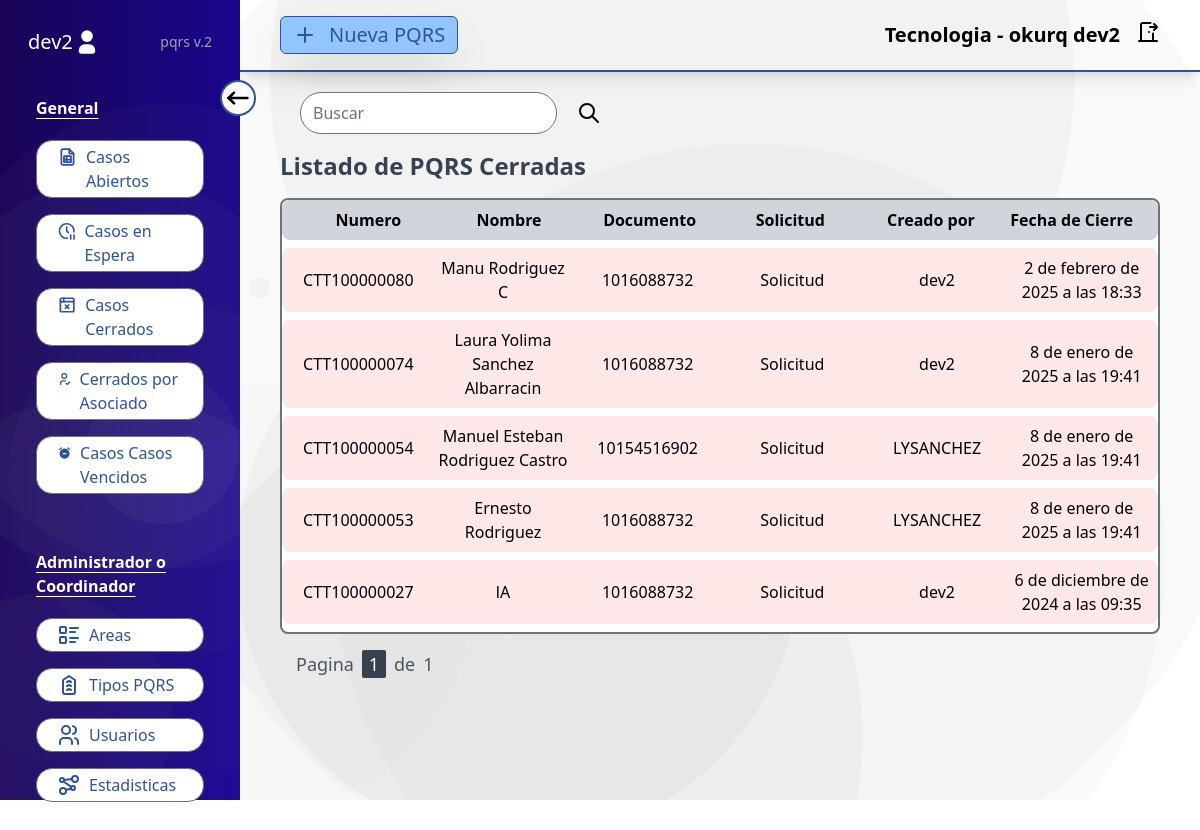
/pqrs-cerradas/ (signed in), run on an earlier commit of the app's database.
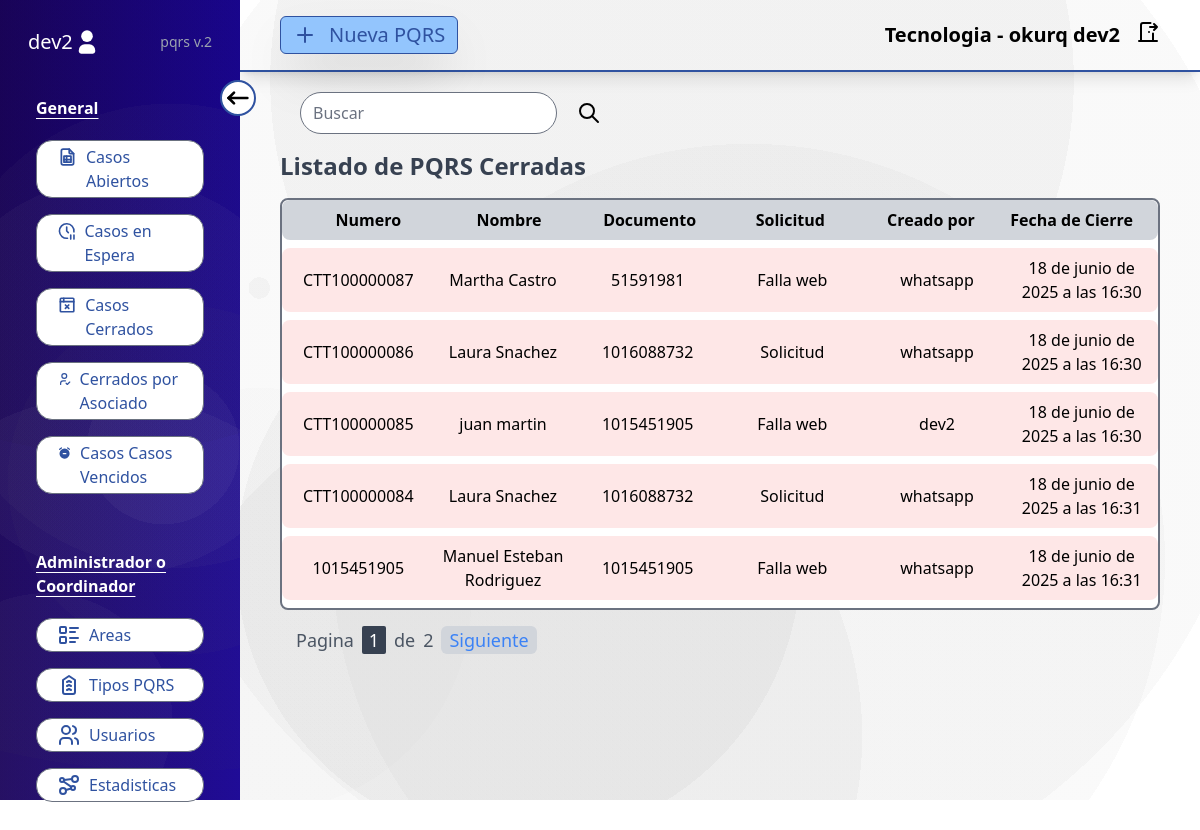
And on a later commit of the database.
### users/models.py (models this page shows, shortened)
class PQRS(models.Model):
    num = models.CharField(max_length=20, null=True, blank=True, unique=True)
    typePQRS = models.ForeignKey(TypesPQRS, on_delete=models.CASCADE)
    areas = models.CharField(max_length=1000, null=True, blank=True)
    name = models.CharField(max_length=200)
    asociado = models.IntegerField()
    email = models.EmailField()
    phone = models.IntegerField()
    description = models.CharField(max_length=1000)
    created = models.DateTimeField(auto_now_add=True)
    timeResponse = models.DateTimeField(null=True, blank=True)
    userCreated = models.CharField(max_length=100)
    status = models.CharField(max_length=100, default="Open")
    close_by = models.CharField(max_length=100, null=True, blank=True)
    closed = models.DateTimeField(null=True, blank=True)
    dateResponse = models.DateTimeField(null=True, blank=True)
    tokenControl = models.CharField(max_length=100, null=True, blank=True)
    objects = PQRSManager()
    def save(self, *args, **kwargs):
        if self.typePQRS and not self.timeResponse:
            dateEnd = datetime.now() + timedelta(hours=self.typePQRS.timeExecute)
            self.timeResponse = timezone.make_aware(dateEnd, timezone.get_current_timezone())
            name_pqrs = self.typePQRS.area_redirect
            setName = str(name_pqrs)
            self.areas = setName
        if not self.num:
            super().save(*args, **kwargs)
            self.num = f"CTT10{str(self.id).rjust(7, '0')}"
            kwargs['force_insert'] = False
        super(PQRS, self).save(*args, **kwargs)
    def check_time_response(self):
        if self.timeResponse and self.timeResponse < timezone.now() and self.status == "Open":
            self.status = "Expired"
            self.closed = timezone.now()
            self.save()
        if self.dateResponse and self.dateResponse < timezone.now() and self.status == "Wait":
            self.status = "CloseForUser"
            self.closed = timezone.now()
            self.save()
    class Meta:
        ordering = ['-created']

### adminUser/models.py (models this page shows, shortened)
class TypesPQRS(models.Model):
    name = models.CharField(max_length=100)
    timeExecute = models.IntegerField()
    area_redirect = models.ForeignKey(Areas, on_delete=models.SET_NULL, null=True, blank=True)
    def __str__(self):
        return self.name

### users/views.py (the view, shortened to what this page needs)
# urls.py: path('pqrs-cerradas/', closePQRS, name="closedpqrs"),
@login_required
def closePQRS(request):
    formSearch = SearchForm()
    userType = request.user
    if userType.permissions == "superadmin" or userType.permissions == "coordinador":
        closePQRS = PQRS.objects.filter(status="Close")
    else:
        closePQRS = PQRS.objects.filter(areas__icontains=userType.area, status="Close")
    paginator = Paginator(closePQRS, 5)
    page_number = request.GET.get('page', 1)
    try:
        pqrs_close = paginator.page(page_number)
    except EmptyPage:
        return HttpResponseRedirect(f"{request.path}?page=1")
    return render(request, 'close_pqrs.html', {'pqrs': pqrs_close, 'formSearch': formSearch})

### users/forms.py
class SearchForm(forms.Form):
    search = forms.CharField(label="", widget=forms.TextInput(attrs={
        'class': 'bg-gray-200 border-[10px] rounded-full',
        'placeholder': 'Buscar',
    }))

### adminUser/models.py (called while the page is built)
    def __str__(self):
        return self.name

### users/models.py (called while the page is built)
    def get_queryset(self):
        queryset = super().get_queryset()
        for pqrs in queryset:
            pqrs.check_time_response()
        return queryset

### users/templates/close_pqrs.html
{% extends "baseUsers.html" %} {% block datas %}
{% include "search.html" %}
<h2 class="my-4 text-2xl font-semibold text-gray-700">Listado de PQRS Cerradas</h2>
<div class="w-full max-h-[85%] border-2 bg-white border-gray-500 rounded-lg overflow-y-auto">
  <ul class="flex flex-row text-base font-semibold bg-gray-300 px-4 py-2 rounded-lg text-center">
    <li class="w-1/6">Numero</li>
    <li class="w-1/6">Nombre</li>
    <li class="w-1/6">Documento</li>
    <li class="w-1/6">Solicitud</li>
    <li class="w-1/6">Creado por</li>
    <li class="w-1/6">Fecha de Cierre</li>
  </ul>
  <div class="flex flex-col gap-2 py-2">
    {% for pqr in pqrs %}
    <a href="{% url 'findpqrs' pqr.num %}" class="">
      <ul class="flex flex-row gap-2 py-2 bg-red-100/80 rounded-lg hover:bg-red-200 transition-colors duration-200 px-2">
        <li class="w-1/6 flex text-center justify-center items-center">{{pqr.num}}</li>
        <li class="w-1/6 flex text-center justify-center items-center">{{pqr.name}}</li>
        <li class="w-1/6 flex text-center justify-center items-center">{{pqr.asociado}}</li>
        <li class="w-1/6 flex text-center justify-center items-center">{{pqr.typePQRS}}</li>
        <li class="w-1/6 flex text-center justify-center items-center">{{pqr.userCreated}}</li>
        <li class="w-1/6 flex text-center justify-center items-center">{{pqr.closed}}</li>
      </ul>
    </a>
    {% endfor %}
  </div>
</div>
{% include "pagination.html" with page=pqrs %} {% endblock datas %}

What changed in the data, as far as the page shows it:
no longer on this page (row unchanged): PQRS: num "CTT100000080", name "Manu Rodriguez C", asociado "1016088732", typePQRS "Solicitud", userCreated "dev2", closed "2 de febrero de 2025 a las 18:33"
no longer on this page (row unchanged): PQRS: num "CTT100000074", name "Laura Yolima Sanchez Albarracin", asociado "1016088732", typePQRS "Solicitud", userCreated "dev2", closed "8 de enero de 2025 a las 19:41"
no longer on this page (row unchanged): PQRS: num "CTT100000054", name "Manuel Esteban Rodriguez Castro", asociado "10154516902", typePQRS "Solicitud", userCreated "LYSANCHEZ", closed "8 de enero de 2025 a las 19:41"
no longer on this page (row unchanged): PQRS: num "CTT100000053", name "Ernesto Rodriguez", asociado "1016088732", typePQRS "Solicitud", userCreated "LYSANCHEZ", closed "8 de enero de 2025 a las 19:41"
no longer on this page (row unchanged): PQRS: num "CTT100000027", name "lA", asociado "1016088732", typePQRS "Solicitud", userCreated "dev2", closed "6 de diciembre de 2024 a las 09:35"
added PQRS: num "CTT100000087", name "Martha Castro", asociado "51591981", typePQRS "Falla web", userCreated "whatsapp", closed "18 de junio de 2025 a las 16:30"
added PQRS: num "CTT100000086", name "Laura Snachez", asociado "1016088732", typePQRS "Solicitud", userCreated "whatsapp", closed "18 de junio de 2025 a las 16:30"
added PQRS: num "CTT100000085", name "juan martin", asociado "1015451905", typePQRS "Falla web", userCreated "dev2", closed "18 de junio de 2025 a las 16:30"
added PQRS: num "CTT100000084", name "Laura Snachez", asociado "1016088732", typePQRS "Solicitud", userCreated "whatsapp", closed "18 de junio de 2025 a las 16:31"
added PQRS: num "1015451905", name "Manuel Esteban Rodriguez", asociado "1015451905", typePQRS "Falla web", userCreated "whatsapp", closed "18 de junio de 2025 a las 16:31"
Also different on the page:
{{ page.paginator.num_pages }}: "1" → "2"
text now shown: "Siguiente"
